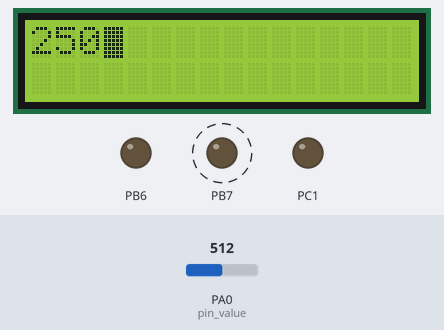
Simulated run of this program. Board: ATmega32, built with avr-gcc and emulated at 8 MHz. Parts: 16×2 character LCD, output pins drawn as LEDs (lit = HIGH). Wiring (inferred from the signals the program sends): character LCD (HD44780): RS PC0; E PC2; data PD0, PD1, PD2, PD3, PD4, PD5, PD6, PD7. Dashed ring = blinking. The inputs (shaded band) are chosen by the test bench; at power-on: PA0 (pin_value) = 512. Pins used as bus, display or sensor lines are not drawn.

Above: at 1.2 s.
1.3 s: PA0 (pin_value) set to 90
At 1.41 s:
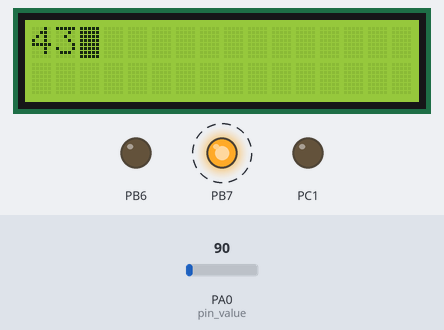
2.8 s: PA0 (pin_value) set to 74
At 4.0 s:
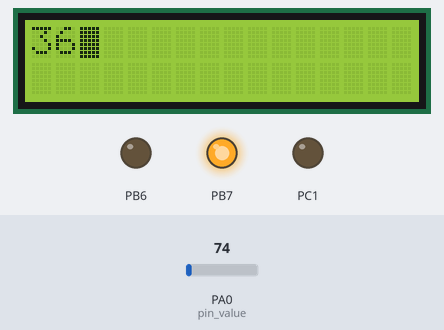
4.4 s: PA0 (pin_value) set to 30
At 4.8 s:
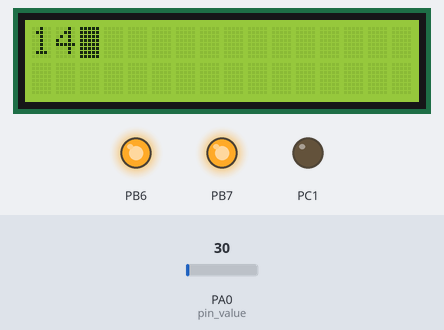
Timing chart, 0 to 7.4 s (numbered marks = the images above; inputs shaded):
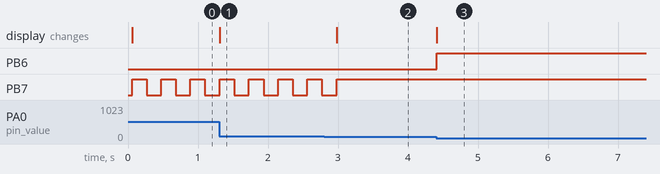

The program:

main.c
```c
#include "STD_TYPES.h"
#include "BIT_MATH.h"
#include "util/delay.h"

#include "DIO_interface.h"
#include "ADC_interface.h"
#include "CLCD_Interface.h"

int main(void)
{
	u16 Reading;
	u16 Temp;
	u16 LastTemp=100;

	DIO_voidSetPinDirection(DIO_u8PORTB , DIO_u8PIN6 , DIO_u8OUTPUT);
	DIO_voidSetPinDirection(DIO_u8PORTB , DIO_u8PIN7 , DIO_u8OUTPUT);

	DIO_voidSetPinDirection(DIO_u8PORTA , DIO_u8PIN0 , DIO_u8INPUT);

	CLCD_voidInit();
	ADC_voidInit();
//	CLCD_voidSendInteger(50);

	while(1)
	{
		Reading = ADC_u16ReadChannel(0);
		Temp = Reading*0.4883;
		if(LastTemp != Temp)
		{
			CLCD_voidClearDisplay();
			CLCD_voidSendInteger(Temp);
			LastTemp = Temp;
		}


		if(Temp > 35)
		{
			DIO_voidSetPinValue(DIO_u8PORTB , DIO_u8PIN6 , DIO_u8LOW);

		}
		else
		{
			DIO_voidSetPinValue(DIO_u8PORTB , DIO_u8PIN6 , DIO_u8HIGH);
		}
		if(Temp > 40)
		{
			DIO_voidSetPinValue(DIO_u8PORTB , DIO_u8PIN7 , DIO_u8HIGH);
			_delay_ms(200);
			DIO_voidSetPinValue(DIO_u8PORTB , DIO_u8PIN7 , DIO_u8LOW);
			_delay_ms(200);
		}
		else
		{
		    DIO_voidSetPinValue(DIO_u8PORTB , DIO_u8PIN7 , DIO_u8HIGH);
		}
	}
}


//		if(Reading < 128)		DIO_voidSetPortValue(DIO_u8PORTD , 0b00000000);
//		else if(Reading<256)	DIO_voidSetPortValue(DIO_u8PORTD , 0b00000001);
//		else if(Reading<384)	DIO_voidSetPortValue(DIO_u8PORTD , 0b00000011);
//		else if(Reading<512)	DIO_voidSetPortValue(DIO_u8PORTD , 0b00000111);
//		else if(Reading<637)	DIO_voidSetPortValue(DIO_u8PORTD , 0b00001111);
//		else if(Reading<765)	DIO_voidSetPortValue(DIO_u8PORTD , 0b00011111);
//		else if(Reading<893)	DIO_voidSetPortValue(DIO_u8PORTD , 0b00111111);
//		else if(Reading<1021)	DIO_voidSetPortValue(DIO_u8PORTD , 0b01111111);
```

ADC_config.h
```c
/*
 * ADC_config.h
 *
 *  Created on: Oct 4, 2024
 *      Author: elwady
 */

#ifndef ADC_CONFIG_H_
#define ADC_CONFIG_H_

#define REFRENCE_VOLTAGE		AVCC

#endif /* ADC_CONFIG_H_ */
```

ADC_interface.h
```c
/*
 * ADC_interface.h
 *
 *  Created on: Oct 4, 2024
 *      Author: elwady
 */

#ifndef ADC_INTERFACE_H_
#define ADC_INTERFACE_H_

void ADC_voidInit(void);
u16 ADC_u16ReadChannel(u8 Copy_u8ChannelNumber);


#endif /* ADC_INTERFACE_H_ */
```

ADC_private.h
```c
/*
 * ADC_private.h
 *
 *  Created on: Oct 4, 2024
 *      Author: elwady
 */

#ifndef ADC_PRIVATE_H_
#define ADC_PRIVATE_H_

#define AREF						1
#define AVCC						2
#define INTERNAL_VOLTAGE			3

#endif /* ADC_PRIVATE_H_ */
```

ADC_program.c
```c
#include "STD_TYPES.h"
#include "BIT_MATH.h"

#include "ADC_config.h"
#include "ADC_interface.h"
#include "ADC_private.h"
#include "ADC_register.h"


void ADC_voidInit(void)
{
	//select votage efrence
	#if(REFRENCE_VOLTAGE == AREF)
		CLR_BIT(ADMUX , 7);
		CLR_BIT(ADMUX , 6);
	#elif (REFRENCE_VOLTAGE == AVCC)
		CLR_BIT(ADMUX , 7);
		SET_BIT(ADMUX , 6);
	#elif(REFRENCE_VOLTAGE == INTERNAL_VOLTAGE)
		SET_BIT(ADMUX , 7);
		SET_BIT(ADMUX , 6);
	#endif


	//select prescaler
	CLR_BIT(ADCSRA , 2);
	CLR_BIT(ADCSRA , 1);
	CLR_BIT(ADCSRA , 0);

	//enable ADC
	SET_BIT(ADCSRA , 7);
}


u16 ADC_u16ReadChannel(u8 Copy_u8ChannelNumber)
{
	//Select Channel
	ADMUX &= 0b11100000;
	ADMUX |= Copy_u8ChannelNumber;

	//Start Conversion
	SET_BIT(ADCSRA , 6);

	//Polling
	while((GET_BIT(ADCSRA , 4)) != 1)
	{
		asm("NOP");
	}

	//Clear the Flag
	SET_BIT(ADCSRA , 4);

	//Return Reading
	return ADC;
}
```

ADC_register.h
```c
/*
 * ADC_register.h
 *
 *  Created on: Oct 4, 2024
 *      Author: elwady
 */

#ifndef ADC_REGISTER_H_
#define ADC_REGISTER_H_

#define ADMUX			*((volatile u8*)(0x27))
#define ADCSRA			*((volatile u8*)(0x26))
#define ADC				*((volatile u16*)(0x24))
#define SFIOR			*((volatile u8*)(0x50))


#endif /* ADC_REGISTER_H_ */
```

BIT_MATH.h
```c
#ifndef BIT_MATH_H_
#define BIT_MATH_H_

#define SET_BIT(var , bit_num)   var=var|(1<<bit_num)

#define CLR_BIT(var , bit_num)   var=var&(~(1<<bit_num))

#define TOGGLE_BIT(var, bit_num) var=var^(1<<bit_num)

#define GET_BIT(var, bit_num)    ((var>>bit_num)&1)

#endif /* BIT_MATH_H_ */
```

CLCD_Config.h
```c
#ifndef CLCD_CONFIG_H_
#define CLCD_CONFIG_H_

//options : DIO_u8PORTA , DIO_u8PORTB , DIO_u8PORTC

#define CLCD_DATA_PORT         DIO_u8PORTD

#define CLCD_CTRL_PORT         DIO_u8PORTC

#define CLCD_RS_PORT         DIO_u8PIN0
#define CLCD_RW_PORT         DIO_u8PIN1
#define CLCD_E_PORT         DIO_u8PIN2


#endif /* CLCD_CONFIG_H_ */
```

CLCD_Interface.h
```c
#ifndef CLCD_INTERFACE_H_
#define CLCD_INTERFACE_H_


typedef enum
{
	CLCD_SHIFT_RIGHT = 0x1c,
	CLCD_SHIFT_LEFT = 0x18
}CLCD_SHIFT;

void CLCD_voidSendData(u8 Copy_u8Data);
void CLCD_voidSendCommand(u8 Copy_u8DCommand);
void CLCD_voidInit(void);
void CLCD_voidSendString(const char *Copy_pString);
void CLCD_voidSendInteger(u32 Copy_u32Integer);
void CLCD_voidSetXYPosition(u8 Copy_u8XPositin , u8 Copy_u8YPositin);
void CLCD_voidScrollTextRightToLeft(char *Copy_u8Text);
void CLCD_voidScrollTextLeftToRight(char *Copy_u8Text);
void CLCD_voidScrollTextSinsoidalwave(char *Copy_u8Text);
void CLCD_voidShift(CLCD_SHIFT Copy_enuShiftDirection);
void CLCD_voidClearDisplay(void);
void CLCD_voidCreateShape(u8 Copy_u8Location,u8 *Copy_pu8Shape);
void CLCD_voidDrawShape(u8 Copy_u8Location);
void CLCD_voidSendFloat(f64 Copy_s32float);


#endif /* CLCD_INTERFACE_H_ */
```

CLCD_Private.h
```c
/*
 * CLCD_Private.h
 *
 *  Created on: Sep 14, 2024
 *      Author: elwady
 */

#ifndef CLCD_PRIVATE_H_
#define CLCD_PRIVATE_H_

#define ZERO_ASCII      48


#endif /* CLCD_PRIVATE_H_ */
```

CLCD_Program.c
```c
#include "STD_TYPES.h"
#include "BIT_MATH.h"
#include "util/delay.h"

#include "DIO_interface.h"
#include "CLCD_Interface.h"
#include "CLCD_Config.h"
#include "CLCD_Private.h"


void CLCD_voidSendData(u8 Copy_u8Data)
{
    //Set rs pin to high for send data
    DIO_voidSetPinValue(CLCD_CTRL_PORT , CLCD_RS_PORT , DIO_u8HIGH);

    //Set rw pin to low for write
    DIO_voidSetPinValue(CLCD_CTRL_PORT , CLCD_RW_PORT , DIO_u8LOW);

    //Put data
    DIO_voidSetPortValue(CLCD_DATA_PORT , Copy_u8Data);

    //generate enable pulse
    DIO_voidSetPinValue(CLCD_CTRL_PORT , CLCD_E_PORT , DIO_u8HIGH);
    _delay_ms(2);
    DIO_voidSetPinValue(CLCD_CTRL_PORT , CLCD_E_PORT , DIO_u8LOW);

}
void CLCD_voidSendCommand(u8 Copy_u8DCommand)
{
    //Set rs pin to high for send data
    DIO_voidSetPinValue(CLCD_CTRL_PORT , CLCD_RS_PORT , DIO_u8LOW);

    //Set rw pin to low for write
    DIO_voidSetPinValue(CLCD_CTRL_PORT , CLCD_RW_PORT , DIO_u8LOW);

    //Put data
    DIO_voidSetPortValue(CLCD_DATA_PORT , Copy_u8DCommand);

    //generate enable pulse
    DIO_voidSetPinValue(CLCD_CTRL_PORT , CLCD_E_PORT , DIO_u8HIGH);
    _delay_ms(2);
    DIO_voidSetPinValue(CLCD_CTRL_PORT , CLCD_E_PORT , DIO_u8LOW);
}

void CLCD_voidInit(void)
{
	DIO_voidSetPortDirection(CLCD_DATA_PORT , DIO_u8PORTOUTPUT);

	DIO_voidSetPinDirection(CLCD_CTRL_PORT , CLCD_RS_PORT , DIO_u8OUTPUT);
	DIO_voidSetPinDirection(CLCD_CTRL_PORT , CLCD_RW_PORT , DIO_u8OUTPUT);
	DIO_voidSetPinDirection(CLCD_CTRL_PORT , CLCD_E_PORT , DIO_u8OUTPUT);

    //Wait for more than 30 ms
    _delay_ms(40);
    //Set Function
    CLCD_voidSendCommand(0b00111000);
    //Display ON/OFF
    CLCD_voidSendCommand(0b00001111);
    //Display Clear
    CLCD_voidSendCommand(0b00000001);
}

void CLCD_voidSendString(const char *Copy_pString)
{
	u8 Local_u8Counter=0;
	while(Copy_pString[Local_u8Counter] != '\0')
	{
		CLCD_voidSendData(Copy_pString[Local_u8Counter]);
		Local_u8Counter++;
	}
}


void CLCD_voidSendInteger(u32 Copy_u32Integer)
{
	u8 Local_u8Number[10];
	u8 i=0;
	while(Copy_u32Integer >= 10)
	{
		Local_u8Number[i] = Copy_u32Integer%10 + ZERO_ASCII;
		Copy_u32Integer = Copy_u32Integer/10;
		i++;
	}
	Local_u8Number[i] = Copy_u32Integer + ZERO_ASCII;

	for(s8 j=i ; j>=0 ; j--)
	{
		CLCD_voidSendData(Local_u8Number[j]);
	}
}


void CLCD_voidSetXYPosition(u8 Copy_u8XPositin , u8 Copy_u8YPositin)
{
	u8 Local_u8Address;

	if(Copy_u8YPositin == 0)
	{
		Local_u8Address = Copy_u8XPositin;
	}
	else if(Copy_u8YPositin == 1)
	{
		Local_u8Address = Copy_u8XPositin + 0x40;
	}
	SET_BIT(Local_u8Address , 7);

	CLCD_voidSendCommand(Local_u8Address);
}


void CLCD_voidScrollTextLeftToRight(char *Copy_u8Text)
{
	u8 STR_u8Lenght=0;
	while(Copy_u8Text[STR_u8Lenght] != '\0')
	{
		STR_u8Lenght++;
	}

	for(s8 position = -STR_u8Lenght ; position<=16 ; position++)
	{
		CLCD_voidSendCommand(0x01);    //Clear Display
		if(position >= 0) CLCD_voidSetXYPosition(position , 0);
		else if(position < 0) CLCD_voidSetXYPosition(0 , 0);

		for(u8 i=0 ; i<STR_u8Lenght ; i++)
		{
			if(i + position >= 0 && i + position < 16 )
			{
				CLCD_voidSendData(Copy_u8Text[i]);
			}
		}
		_delay_ms(300);
	}
}


void CLCD_voidScrollTextRightToLeft(char *Copy_u8Text)
{
    u8 STR_u8Length = 0;

    while(Copy_u8Text[STR_u8Length] != '\0')
    {
        STR_u8Length++;
    }

    for(s8 position = 16; position >= -STR_u8Length; position--)
    {
        CLCD_voidSendCommand(0x01);  //Clear display

        if(position >= 0)
        {
            CLCD_voidSetXYPosition(position, 0);
        }
        else
        {
            CLCD_voidSetXYPosition(0, 0);
        }

        for (u8 i = 0; i < STR_u8Length; i++)
        {
            if (i + position >= 0 && i + position < 16)
            {
                CLCD_voidSendData(Copy_u8Text[i]);
            }
        }

        _delay_ms(300);
    }
}


void CLCD_voidScrollTextSinsoidalwave(char *Copy_u8Text)
{
	u8 STR_u8Lenght=0;
	while(Copy_u8Text[STR_u8Lenght] != '\0')
	{
		STR_u8Lenght++;
	}

	for(s8 position = -STR_u8Lenght ; position<=16 ; position++)
	{
		CLCD_voidSendCommand(0x01);    //Clear Display
		if(position >= 0) CLCD_voidSetXYPosition(position , (position%2));
		else if(position < 0) CLCD_voidSetXYPosition(0 , 0);

		for(u8 i=0 ; i<STR_u8Lenght ; i++)
		{
			if(i + position >= 0 && i + position < 16 )
			{
				CLCD_voidSendData(Copy_u8Text[i]);
			}
		}
		_delay_ms(300);
	}
}


void CLCD_voidClearDisplay(void)
{
	CLCD_voidSendCommand(0x01);
	_delay_ms(2);
}

void CLCD_voidShift(CLCD_SHIFT Copy_enuShiftDirection)
{
	if((Copy_enuShiftDirection == CLCD_SHIFT_RIGHT)||(Copy_enuShiftDirection == CLCD_SHIFT_LEFT))
	{
		CLCD_voidSendCommand(Copy_enuShiftDirection);
	}
}


void CLCD_voidCreateShape(u8 Copy_u8Location,u8 *Copy_pu8Shape)
{
	if((Copy_u8Location <= 7) && (Copy_u8Location >= 0))
	{
		CLCD_voidSendCommand( 0x40 | (Copy_u8Location *8));
		for(u8 i = 0 ; i<8 ; i++ )
		{
			CLCD_voidSendData(Copy_pu8Shape[i]);
		}
	}
}


void CLCD_voidDrawShape(u8 Copy_u8Location)
{
	CLCD_voidSendData(Copy_u8Location);
}

void CLCD_voidSendFloat(f64 Copy_s32float)
{
	int integer_part = (int)Copy_s32float;          // Extract the integer part
	int decimal_part = (int)((Copy_s32float - integer_part) * 100);  // Extract the decimal part (2 decimal places)

	char buffer[20];  // Buffer to hold the converted string

	// Format and print the integer and decimal parts separately
	sprintf(buffer, "%d.%02d", integer_part, decimal_part);

	CLCD_voidSendString(buffer);
}
```

DIO_interface.h
```c
#ifndef DIO_INTERFACE_H_
#define DIO_INTERFACE_H_

void DIO_voidSetPinDirection(u8 Copy_u8Port, u8 Copy_u8Pin, u8 Copy_u8Direction);
void DIO_voidSetPinValue(u8 Copy_u8Port, u8 Copy_u8Pin, u8 Copy_u8Value);
u8 	 DIO_u8GetPinValue(u8 Copy_u8Port, u8 Copy_u8Pin);

void DIO_voidSetPortDirection(u8 Copy_u8Port, u8 Copy_u8Direction);
void DIO_voidSetPortValue(u8 Copy_u8Port, u8 Copy_u8Value);
u8 	 DIO_u8GetPortValue(u8 Copy_u8Port);


#define DIO_u8INPUT			0
#define DIO_u8OUTPUT		1

#define DIO_u8PORTINPUT			0
#define DIO_u8PORTOUTPUT		0xff

#define DIO_u8PORTA			0
#define DIO_u8PORTB			1
#define DIO_u8PORTC			2
#define DIO_u8PORTD			3

#define DIO_u8LOW           0
#define DIO_u8HIGH          1

#define DIO_u8PIN0          0
#define DIO_u8PIN1          1
#define DIO_u8PIN2          2
#define DIO_u8PIN3          3
#define DIO_u8PIN4          4
#define DIO_u8PIN5          5
#define DIO_u8PIN6          6
#define DIO_u8PIN7          7


#endif /* DIO_INTERFACE_H_ */
```

DIO_program.c
```c
#include "STD_TYPES.h"
#include "BIT_MATH.h"

#include "DIO_interface.h"
#include "DIO_register.h"

void DIO_voidSetPinDirection(u8 Copy_u8Port, u8 Copy_u8Pin, u8 Copy_u8Direction)
{
	if(Copy_u8Direction == DIO_u8INPUT)
	{
		switch(Copy_u8Port)
		{
		case DIO_u8PORTA : CLR_BIT(DDRA , Copy_u8Pin); break;
		case DIO_u8PORTB : CLR_BIT(DDRB , Copy_u8Pin); break;
		case DIO_u8PORTC : CLR_BIT(DDRC , Copy_u8Pin); break;
		case DIO_u8PORTD : CLR_BIT(DDRD , Copy_u8Pin); break;
		}
	}
	else if(Copy_u8Direction == DIO_u8OUTPUT)
	{
		switch(Copy_u8Port)
		{
		case DIO_u8PORTA : SET_BIT(DDRA , Copy_u8Pin); break;
		case DIO_u8PORTB : SET_BIT(DDRB , Copy_u8Pin); break;
		case DIO_u8PORTC : SET_BIT(DDRC , Copy_u8Pin); break;
		case DIO_u8PORTD : SET_BIT(DDRD , Copy_u8Pin); break;
		}
	}
}

void DIO_voidSetPinValue(u8 Copy_u8Port, u8 Copy_u8Pin, u8 Copy_u8Value)
{
	if (Copy_u8Value == DIO_u8LOW)
	{
		switch (Copy_u8Port)
		{
		case DIO_u8PORTA : CLR_BIT(PORTA , Copy_u8Pin); break;
		case DIO_u8PORTB : CLR_BIT(PORTB , Copy_u8Pin); break;
		case DIO_u8PORTC : CLR_BIT(PORTC , Copy_u8Pin); break;
		case DIO_u8PORTD : CLR_BIT(PORTD , Copy_u8Pin); break;
		}
	}
	else if (Copy_u8Value == DIO_u8HIGH)
	{
		switch (Copy_u8Port)
		{
		case DIO_u8PORTA : SET_BIT(PORTA , Copy_u8Pin); break;
		case DIO_u8PORTB : SET_BIT(PORTB , Copy_u8Pin); break;
		case DIO_u8PORTC : SET_BIT(PORTC , Copy_u8Pin); break;
		case DIO_u8PORTD : SET_BIT(PORTD , Copy_u8Pin); break;
		}
	}
}

u8 	 DIO_u8GetPinValue(u8 Copy_u8Port, u8 Copy_u8Pin)
{
	u8 pin_value=0;
	switch (Copy_u8Port)
	{
	case DIO_u8PORTA : pin_value = GET_BIT(PINA , Copy_u8Pin); break;
	case DIO_u8PORTB : pin_value = GET_BIT(PINB , Copy_u8Pin); break;
	case DIO_u8PORTC : pin_value = GET_BIT(PINC , Copy_u8Pin); break;
	case DIO_u8PORTD : pin_value = GET_BIT(PIND , Copy_u8Pin); break;
	}
	return pin_value;
}

void DIO_voidSetPortDirection(u8 Copy_u8Port, u8 Copy_u8Direction)
{
	switch(Copy_u8Port)
	{
	case DIO_u8PORTA : DDRA = Copy_u8Direction; break;
	case DIO_u8PORTB : DDRB = Copy_u8Direction; break;
	case DIO_u8PORTC : DDRC = Copy_u8Direction; break;
	case DIO_u8PORTD : DDRD = Copy_u8Direction; break;
	}
}

void DIO_voidSetPortValue(u8 Copy_u8Port, u8 Copy_u8Value)
{
	switch(Copy_u8Port)
	{
	case DIO_u8PORTA : PORTA = Copy_u8Value; break;
	case DIO_u8PORTB : PORTB = Copy_u8Value; break;
	case DIO_u8PORTC : PORTC = Copy_u8Value; break;
	case DIO_u8PORTD : PORTD = Copy_u8Value; break;
	}
}

u8 	 DIO_u8GetPortValue(u8 Copy_u8Port)
{
	u8 port_value;
	switch(Copy_u8Port)
	{
	case DIO_u8PORTA : port_value = PORTA; break;
	case DIO_u8PORTB : port_value = PORTB; break;
	case DIO_u8PORTC : port_value = PORTC; break;
	case DIO_u8PORTD : port_value = PORTD; break;
	}
	return port_value;
}
```

DIO_register.h
```c
#ifndef DIO_REGISTER_H_
#define DIO_REGISTER_H_

#define PORTA *((volatile u8*)(0x3B))
#define DDRA  *((volatile u8*)(0x3A))
#define PINA  *((volatile u8*)(0x39))

#define PORTB *((volatile u8*)(0x38))
#define DDRB  *((volatile u8*)(0x37))
#define PINB  *((volatile u8*)(0x36))

#define PORTC *((volatile u8*)(0x35))
#define DDRC  *((volatile u8*)(0x34))
#define PINC  *((volatile u8*)(0x33))

#define PORTD *((volatile u8*)(0x32))
#define DDRD  *((volatile u8*)(0x31))
#define PIND  *((volatile u8*)(0x30))

#endif /* DIO_REGISTER_H_ */
```

STD_TYPES.h
```c
#ifndef STD_TYPES_H_
#define STD_TYPES_H_


typedef unsigned char                u8;
typedef signed char                  s8;

typedef signed short int             s16;
typedef unsigned short int           u16;

typedef signed long int              s32;
typedef unsigned long int            u32;

typedef signed long long int         s64;
typedef unsigned long long int       u64;

typedef float                        f32;

typedef double                       f64;
typedef long double                  f128;

#endif /* STD_TYPES_H_ */
```

Measured:
- the behaviour switches between 84 and 83 on PA0 (pin_value) (found by bisection; images 1 and 2)
- after the input at 1.3 s, the display: changes at once (image 1)
- after the input at 2.8 s, PB7: goes on until 3.0 s, then stays HIGH; the display: changes after 0.18 s (image 2)
- after the input at 4.4 s, PB6: LOW → HIGH at once; the display: changes at once (image 3)
- by itself, PB7: alternates HIGH for 0.21 s and LOW for 0.21 s
